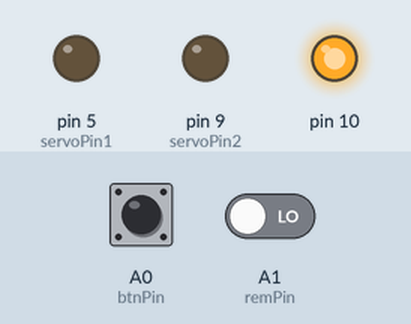
Bench run of a sketch on a simulated Arduino Uno, built with avr-gcc and run on an emulated ATmega328P. Parts: output pins drawn as LEDs (lit = HIGH). Inputs (shaded band) come from the test bench; at power-on: A1 (remPin) LOW, A0 (btnPin) LOW.

Above: at 1.2 s.
1.3 s: A1 (remPin) driven HIGH
At 2.2 s:
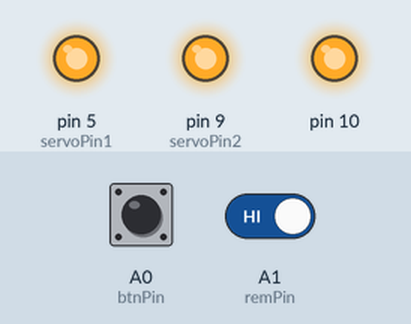
4.3 s: A1 (remPin) driven LOW
At 5.1 s:
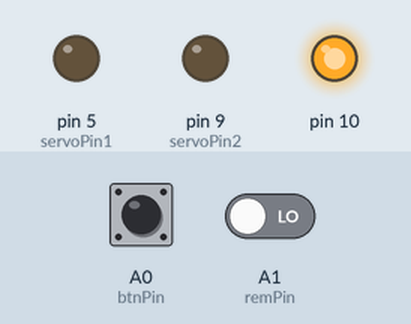
5.8 s: A0 (btnPin) pulled HIGH for 0.15 s
At 6.8 s:
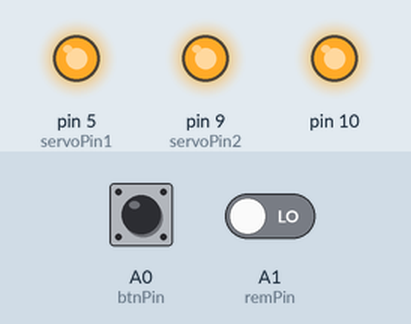
Timing chart, 0 to 8.8 s (numbered marks = the images above; inputs shaded):
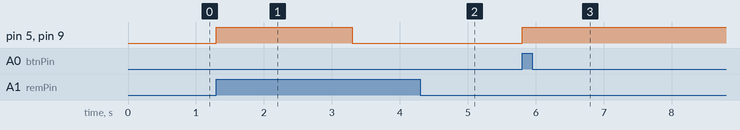

The sketch:

lightArduino.ino
```cpp
// Once upon a time, two servos were used to drive the switch. Now there's only one, on pin 9, but pin 5 is still ready to go just in case


// Pin declaration
const int btnPin = A0; // manual button trigger
const int remPin = A1; // pin for remote trigger
const int servoPin1 = 5;
const int servoPin2 = 9;

// state variables
int btnState = 0;
int remState = 0;

void setup() {
  // init pin modes
  pinMode(btnPin, INPUT);
  pinMode(remPin, INPUT);
  pinMode(servoPin1, OUTPUT);
  pinMode(servoPin2, OUTPUT);

  pinMode(10, OUTPUT);
  digitalWrite(10, HIGH);
}


void loop() {
  // query states of inputs
  btnState = digitalRead(btnPin);
  remState = digitalRead(remPin);

  // If either of them are high...
  if(btnState == HIGH || remState == HIGH) {
    // let's change the state of the servo pins
    digitalWrite(servoPin1, !digitalRead(servoPin1));
    digitalWrite(servoPin2, !digitalRead(servoPin2));

    // sleep for two seconds to prevent spam
    delay(2000);
  }
}
```

Measured:
- after the input at 1.3 s, pin 5 (servoPin1), pin 9 (servoPin2): LOW → HIGH at once, → LOW 2.0 s later
- after the input at 4.3 s, pin 5 (servoPin1), pin 9 (servoPin2): stays LOW (without the input it goes to HIGH after 1.0 s)
- after the input at 5.8 s, pin 5 (servoPin1), pin 9 (servoPin2): LOW → HIGH at once
